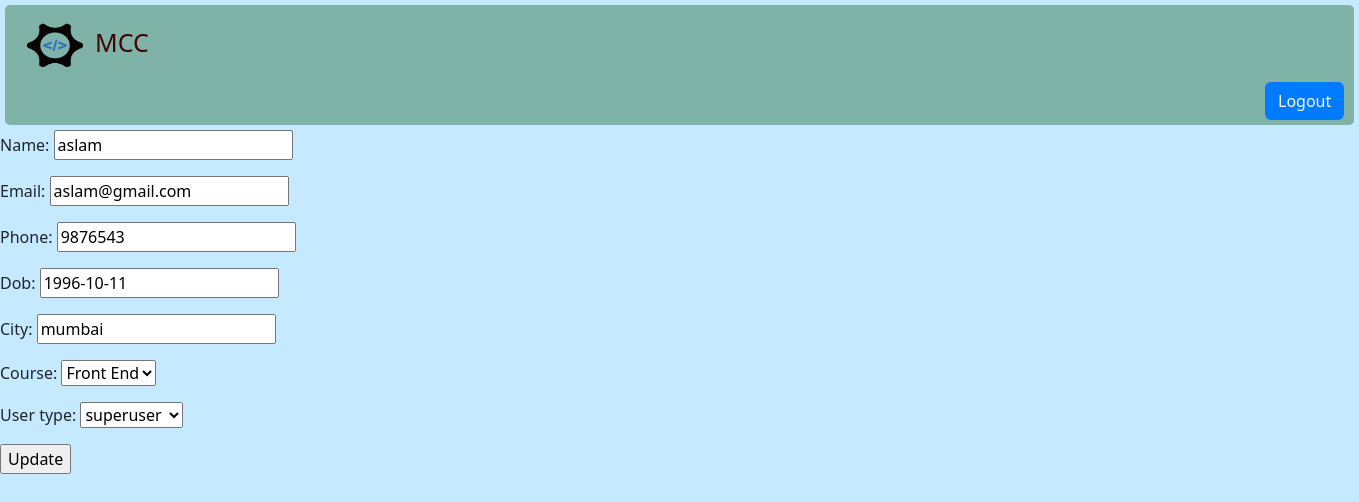
Screenshot of /editstudent/3/ (signed in) with the database file from the repository.
### dashboard/models.py (models this page shows, shortened)
class UserMaster(models.Model):
    course = models.ForeignKey(CourseMaster, on_delete=models.CASCADE, default='', null=True)
    name = models.CharField(max_length=150)
    email = models.EmailField(max_length=200, unique=True, null=True)
    phone = models.CharField(max_length=13)
    dob = models.DateField(blank=True, null=True)
    city = models.CharField(max_length=150)
    SUPERUSER = 'superuser'
    ADMINUSER = 'adminuser'
    STUDENT = 'student'
    CHOICES = [
        (SUPERUSER, 'Superuser'),
        (ADMINUSER, 'Adminuser'),
        (STUDENT, 'Student'),
    ]
    user_type = models.CharField(max_length=20, choices=CHOICES, null=True)
    created_at = models.DateTimeField(null=True)
    updated_at = models.DateTimeField(null=True)
    isactive = models.BooleanField(null=True)

### dashboard/views.py (the view)
# urls.py: path('editstudent/', views.editStudent),
@login_required(login_url="/login")
def editStudent(request, id=0):
    if id != 0:
        if request.method == "POST":
            form = UpdateStudentForm(request.POST)
            if form.is_valid():
                name = form.cleaned_data["name"]
                email = form.cleaned_data["email"]
                phone = form.cleaned_data["phone"]
                dob = form.cleaned_data["dob"]
                city = form.cleaned_data["city"]
                user_type = form.cleaned_data["user_type"]
                course = form.cleaned_data["course"]
                if course == "Full Stack":
                    course = CourseMaster.objects.get(id=1)
                elif course == "Front End":
                    course = CourseMaster.objects.get(id=2)
                else:
                    course = CourseMaster.objects.get(id=3)
                UserMaster.objects.filter(id=id).update(
                    name=name,
                    email=email,
                    phone=phone,
                    dob=dob,
                    city=city,
                    course=course,
                    user_type=user_type,
                )
        else:
            std = UserMaster.objects.get(id=id)
            details = {
                "name": std.name,
                "city": std.city,
                "phone": std.phone,
                "email": std.email,
                "dob": std.dob,
            }
            form = UpdateStudentForm(initial=details)
            print(form)
            return render(request, "update.html", {"form": form})
    allStudents = UserMaster.objects.all().values()
    return render(request, "edit.html", {"all": allStudents})

### dashboard/forms.py
class UpdateStudentForm(forms.Form):
    name = forms.CharField(max_length=150)
    email = forms.EmailField(max_length=200)
    phone = forms.CharField(max_length=13)
    dob = forms.DateField()
    city = forms.CharField(max_length=150)
    CHOICES = (('Front End', 'Front End'),
                ('Back End', 'Back End'),
                ('Full Stack', 'Full Stack'))
    course = forms.ChoiceField(choices=CHOICES)
    user_types = (('superuser', 'superuser'), ('adminuser', 'adminuser'), ('student', 'student'))
    user_type = forms.ChoiceField(choices=user_types)

### dashboard/templates/update.html (shortened to what this page needs)
{% extends 'index.html' %}
{% block content %}
<form action="" method='POST'>
    {{form.as_p}}
    <input type="submit" name="btn" value="Update" >
</form>
{% endblock %}

### dashboard/templates/index.html (style rules this page uses)
body { background-color: rgb(197, 233, 255); }

### rows the page displays
UserMaster: name "aslam", email "aslam@gmail.com", phone "9876543", dob "1996-10-11", city "mumbai", course "Front End", user_type "superuser"
